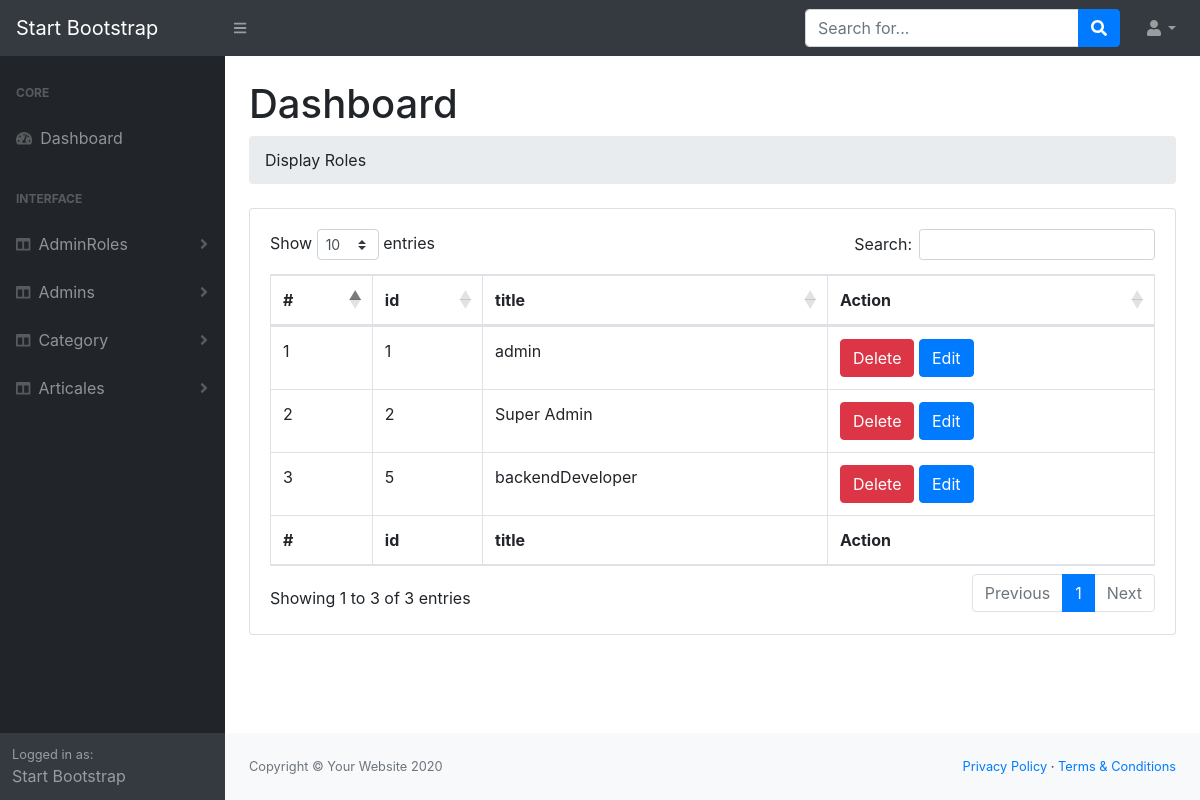
/Admin/AdminRoles/index.php (signed in), run on the app's committed database.
### tables this page shows
CREATE TABLE `roles` (
  `id` int(11) NOT NULL,
  `title` char(50) NOT NULL
);

### Admin/AdminRoles/index.php (the view, shortened to what this page needs)
<?php
require '../helpers/dbConnection.php';
$sql = "select * from roles";
$op  = mysqli_query($con,$sql);
 require '../Layouts/header.php';
 require '../Layouts/topNav.php';
?>
    <div id="layoutSidenav">
 <?php
    require '../Layouts/sidNav.php';
 ?>
            <div id="layoutSidenav_content">
                  <main>
                    <div class="container-fluid">
                        <h1 class="mt-4">Dashboard</h1>
                        <ol class="breadcrumb mb-4">
                    </ol>
                        <div class="card mb-4">
                            <div class="card-body">
                                <div class="table-responsive">
                                    <table class="table table-bordered" id="dataTable" width="100%" cellspacing="0">
                                        <thead>
                                            <tr>
                                                <th>#</th>
                                                <th>id</th>
                                                <th>title</th>
                                                <th>Action</th>
                                            </tr>
                                        </thead>
                                        <tfoot>
                                            <tr>
                                            <th>#</th>
                                                <th>id</th>
                                                <th>title</th>
                                                <th>Action</th>
                                            </tr>
                                        </tfoot>
                                        <tbody>
                                 <?php
                                    $i = 0;
                                    while($data = mysqli_fetch_assoc($op)){
                                 ?>
                                          <tr>
                                                <td><?php echo ++$i;?></td>
                                                <td><?php echo $data['id'];?></td>
                                                <td><?php echo $data['title'];?></td>
                                                 <td>
                   <a href='delete.php?id=<?php echo $data['id'];?>' class='btn btn-danger m-r-1em'>Delete</a>
                    <a href='edit.php?id=<?php echo $data['id'];?>' class='btn btn-primary m-r-1em'>Edit</a>
                                    </td>
                                            </tr>
                                <?php } ?>
                                        </tbody>
                                    </table>
                                </div>
                            </div>
                        </div>
                    </div>
                </main>
<?php
  require '../Layouts/footer.php';
?>

### data on the page
roles: id "1", title "admin"
roles: id "2", title "Super Admin"
roles: id "5", title "backendDeveloper"

### other printed values
$value "AdminRoles"
$value "Admins"
$value "Category"
$value "Articales"
$txt "Display Roles"
